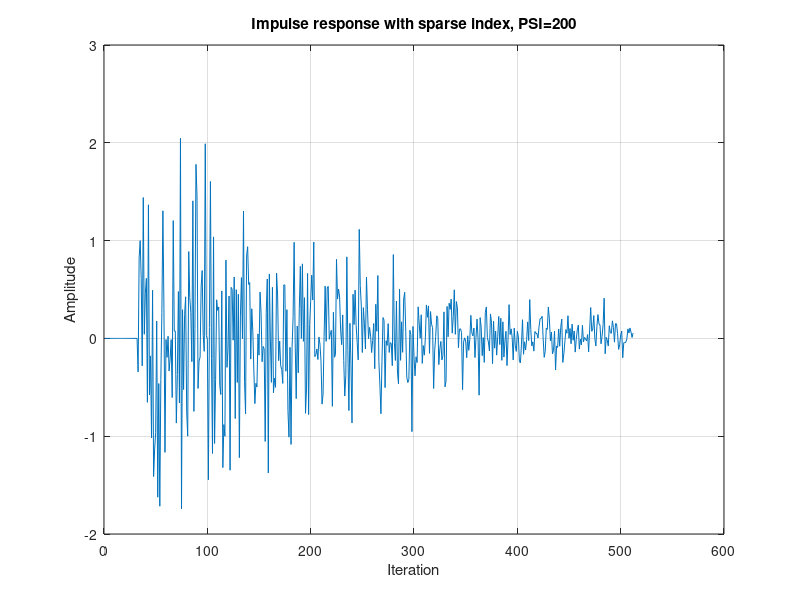

MATLAB code for this plot: (Note: this script raises an error after producing the figure.)
% ECdemo          Echo Cancellation Demonstration Using the 
%                 (i) NLMS, (ii) IPNLMS, and (iii) PMSAF Algorithms
%                 Under Different Sparse Impulse Responses
%
% Reference:      J. Homer, "Quantifying the convergence speed of LMS adaptive 
%                 FIR filter with autoregressive inputs," IEE Electronics Letters, 
%                 vol. 36, No. 6, pp. 585-586, March 2000
%
% Note:           This M-file uses a different impulse response as that in 
%                 Section 5.4.2. Simulation results shown in Section 5.4.2 are 
%                 based on ensemble averaging. 
%                 
% by Lee, Gan, and Kuo, 2008
% Subband Adaptive Filtering: Theory and Implementation
% Publisher: John Wiley and Sons, Ltd



addpath '..\Common';            % Functions in Common folder
clear all; close all;

% Filter and run parameters

M = 512;                        % Length of fullband adaptive filter
ITER = 8.0*80000;               % Total number of iterations                                                                  
truncate = M;                   % Number of samples to be truncated for running-in effect

% Load different room impulse responses

load('SparseImpulse_512_32.mat','ho_psi8','ho_psi20','ho_psi50','ho_psi200');
select_ho = input('Select impulse response, ho: (1) PSI8(sparse), (2) PSI20, (3) PSI50, (4) PSI200(dispersive) : ','s');

if select_ho == '1'
    ho = ho_psi8(1:M);          % Select the sparse impulse response (PSI8)
    psi = 8;                    %   with decay constant = 8 (highly sparse)
elseif select_ho == '2'
    ho = ho_psi20(1:M);         % Select the sparse impulse response (PSI20)
    psi = 20;                   %   with decay constant = 20
elseif select_ho == '3'
    ho = ho_psi50(1:M);         % Select the sparse impulse response (PSI50)
    psi = 50;                   %   with decay constant = 50
else 
    ho = ho_psi200(1:M);        % Select the sparse impulse response (PSI200)
    psi = 200;                  %   with decay constant = 200 (dispersive)
end

figure;
plot(ho); xlabel('Iteration'); ylabel('Amplitude'); grid on;
title(['Impulse response with sparse index, PSI=',num2str(psi)]);

% Generate input and desired signals

select=input('Select excitation signal, un: (1) White noise, (2) Color input, (3) Speech signal: ','s');
if select == '1'
   seed = sum(100*clock);
   randn('state',seed);         % Reset andom generator to diffrent state
   un = randn(1,ITER);
elseif select == '2'            % AR(10) signal (in J.Homer paper)
   seed = sum(100*clock);
   randn('state',seed);         % Reset random generator to diffrent state
   un = randn(1,ITER); 
   load('Homer.mat','a1','a2','a3'); a = a3;              
   un = filter(1,a,un);
else
   load('speech.mat','speech'); un = speech;
   load('speech.mat','speech'); un = [un; speech];
   load('speech.mat','speech'); un = [un; speech];
   load('speech.mat','speech'); un = [un; speech];
   un = un';
   ITER = length(un);
end
    
dn = filter(ho,1,un); 

% Normalization

un = un/std(dn); dn = dn/std(dn); 

% Add white noise to the desired signal

rand('twister',sum(100*clock));                     % Genearate additive noise
%vn = zeros(1,length(dn));                          % Noiseless
%vn = (rand(1,length(dn))-0.5)*sqrt(12*1e-10);      % 100 dB SNR
%vn = (rand(1,length(dn))-0.5)*sqrt(12*1e-6);       % 60 dB SNR
%vn = (rand(1,length(dn))-0.5)*sqrt(12*1e-5);       % 50 dB SNR
vn = (rand(1,length(dn))-0.5)*sqrt(12*1e-4);        % 40 dB SNR
%vn = (rand(1,length(dn))-0.5)*sqrt(12*3.162*1e-4); % 35 dB SNR
%vn = (rand(1,length(dn))-0.5)*sqrt(12*1e-3);       % 30 dB SNR
dn = dn + vn;

% Initialize variables for adaptive filtering

errnlms_sqr = zeros(1,ITER);
erripnlms_sqr = zeros(1,ITER);
errpmsaf_sqr = zeros(1,ITER);
norm_errnlms = zeros(1,ITER);
norm_erripnlms = zeros(1,ITER);
norm_pmsaf = zeros(1,ITER);                         % Length of adaptive filter 
w0 = zeros(M,1);                                    % Intialize filter coefficients to 0                              

% Perform adaptive filtering

% (1) NLMS algorithm

munlms = 0.1;                                       % Step size of NLMS algorithm
alpha_NLMS = 1e-4;                                  % Small constant used in NLMS algorithm     
tic;
disp(sprintf('NLMS, Step size = %.5f',munlms));
Snlms = NLMSinit(w0,munlms);
Snlms.unknownsys = ho;
[ynnlms,ennlms,Snlms] = NLMSadapt(un,dn,Snlms);
disp(sprintf('Total time = %.5f mins',toc/60));

err_sqrnlms = ennlms.^2;                            % Square error
EMLnlms = Snlms.eml.^2;                             % System error norm (normalized)

% (2) IPNLMS algorithm

muipnlms = 0.1;                                     % Step size for IPNLMS algorithm
alpha = 0;
leak = 0;
tic;
disp(sprintf('IPNLMS, Step size = %.5f',muipnlms));
Sipnlms = IPNLMSinit(w0,muipnlms,alpha,leak);
Sipnlms.unknownsys = ho;
[ynipnlms,enipnlms,Sipnlms] = IPNLMSadapt(un,dn,Sipnlms);
disp(sprintf('Total time = %.5f mins',toc/60));
    
err_sqripnlms = enipnlms.^2;                        % Square error
EMLipnlms = Sipnlms.eml.^2;                         % System error norm (normalized)

% (3) PMSAF algorithm

mupmsaf = 0.1;                                      % Step size of PMSAF algorithm
N = 4;                                              % Number of subbands, 4
L = 8*N;                                            % Length of analysis filters, L=2KN, 
                                                    %   overlapping factor K=4
tic;
disp(sprintf('PMSAF: Number of subbands, N = %d, Step size = %.5f',N,mupmsaf));
Spmsaf = PMSAFinit(w0,mupmsaf,N,L);
Spmsaf.unknownsys = ho;
[enpmsaf,Spmsaf] = PMSAFadapt(un,dn,Spmsaf);
disp(sprintf('Total time = %.5f mins',toc/60));

err_sqrpmsaf = enpmsaf.^2;                          % Square error
EMLpmsaf = Spmsaf.eml.^2;                           % System error norm (normalized)

   
% Performance Results

% (i) Final coefficients

figure;
plot(1:length(ho), ho,'r','LineWidth',3);hold on;
plot(1:length(ho), Snlms.coeffs,'b'); 
plot(1:length(ho), Sipnlms.coeffs,'g');
plot(1:length(ho), Spmsaf.coeffs,'m');
legend('Actual','Estimated NLMS','Estimated IPNLMS','Estimated PMSAF','Location','BEST');
title('System identification of FIR filter using LMS, NLMS and PMSAF');grid on;

% (ii) EML plot

figure; hold on; 
plot((0:ITER-1)/1024,10*log10(EMLnlms),'-r', (0:ITER-1)/1024,10*log10(EMLipnlms),'--b',(0:ITER-1)/1024,10*log10(EMLpmsaf),'--m');
legend('EML(NLMS)','EML(IPNLMS)','EML(PMSAF)');
xlabel('Number of iterations (\times 1024 input samples)'); ylabel('Misalignment (dB)');
title('Echo canceller demo in Section 5.4.2');
grid on;axis([0 ITER/1024 (min(10*log10(EMLpmsaf))-10) 10]);

% (iii) Square error signal

figure;
q = 0.99; 
MSEnlms = filter((1-q),[1 -q],err_sqrnlms);
MSEipnlms = filter((1-q),[1 -q],err_sqripnlms);
MSEpmsaf = filter((1-q),[1 -q],err_sqrpmsaf);
hold on; 
plot((0:ITER-1)/1024,10*log10(MSEnlms), (0:ITER-1)/1024,10*log10(MSEipnlms), (0:ITER-1)/1024,10*log10(MSEpmsaf));
legend('MSE(NLMS)','MSE(IPNLMS)','MSE(PMSAF)');
xlabel('Number of iterations (\times 1024 input samples)'); 
ylabel('Mean-square error (with delay)');
title('Echo canceller demo in Section 5.4.2');
grid on; axis([0 ITER/1024 -60 10]);






